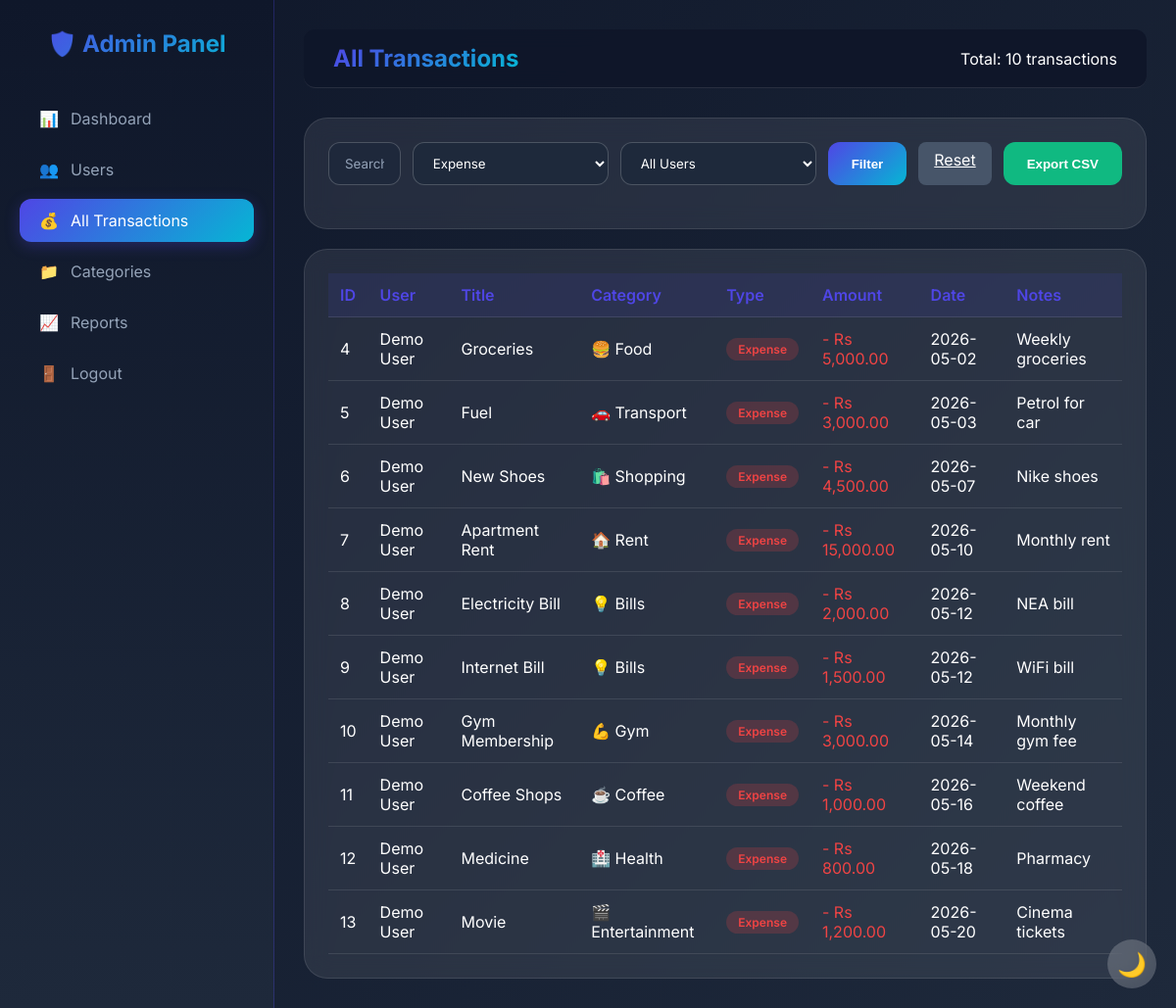
The page /admin/transactions.php?type=expense (signed in) on the database its author committed.
### tables this page shows
CREATE TABLE transactions (
    id INT PRIMARY KEY AUTO_INCREMENT,
    user_id INT NOT NULL,
    category_id INT NOT NULL,
    title VARCHAR(100) NOT NULL,
    amount DECIMAL(12,2) NOT NULL,
    type ENUM('income', 'expense') NOT NULL,
    notes TEXT,
    transaction_date DATE NOT NULL,
    is_recurring BOOLEAN DEFAULT FALSE,
    recurring_period VARCHAR(20),
    created_at TIMESTAMP DEFAULT CURRENT_TIMESTAMP,
    FOREIGN KEY (user_id) REFERENCES users(id) ON DELETE CASCADE,
    FOREIGN KEY (category_id) REFERENCES categories(id) ON DELETE CASCADE
);

CREATE TABLE users (
    id INT PRIMARY KEY AUTO_INCREMENT,
    fullname VARCHAR(100) NOT NULL,
    email VARCHAR(100) UNIQUE NOT NULL,
    password VARCHAR(255) NOT NULL,
    profile_image VARCHAR(255) DEFAULT 'default.png',
    currency VARCHAR(5) DEFAULT 'Rs',
    is_admin TINYINT DEFAULT 0,
    status ENUM('active', 'suspended') DEFAULT 'active',
    last_login DATETIME NULL,
    created_at TIMESTAMP DEFAULT CURRENT_TIMESTAMP
);

CREATE TABLE categories (
    id INT PRIMARY KEY AUTO_INCREMENT,
    user_id INT NULL,
    name VARCHAR(50) NOT NULL,
    icon VARCHAR(50) DEFAULT '📁',
    color VARCHAR(7) DEFAULT '#4f46e5',
    type ENUM('income', 'expense') DEFAULT 'expense',
    FOREIGN KEY (user_id) REFERENCES users(id) ON DELETE CASCADE
);

### admin/transactions.php (the view, shortened to what this page needs)
<?php
require_once __DIR__ . '/../db/config.php';
$type_filter = $_GET['type'] ?? '';
$search = $_GET['search'] ?? '';
$page = isset($_GET['page']) ? intval($_GET['page']) : 1;
$limit = 20;
$offset = ($page - 1) * $limit;
$where = "1=1";
if ($type_filter) {
    $where .= " AND t.type = '$type_filter'";
}
$total_result = mysqli_query($conn, "SELECT COUNT(*) as total FROM transactions t JOIN users u ON t.user_id = u.id WHERE $where");
$total_transactions = mysqli_fetch_assoc($total_result)['total'];
$transactions_query = "SELECT t.*, u.fullname as user_name, c.name as category_name, c.icon
    FROM transactions t
    JOIN users u ON t.user_id = u.id
    JOIN categories c ON t.category_id = c.id
    WHERE $where
    ORDER BY t.created_at DESC
    LIMIT $offset, $limit";
$transactions = mysqli_query($conn, $transactions_query);
?>
<!DOCTYPE html>
<html lang="en">
<head>
    <link rel="stylesheet" href="../css/style.css">
    <link rel="stylesheet" href="../css/admin.css">
</head>
<body>
    <div class="sidebar admin-sidebar">
        <div class="logo">🛡️ Admin Panel</div>
        <nav>
            <a href="index.php" class="nav-item"><span>📊</span> Dashboard</a>
            <a href="users.php" class="nav-item"><span>👥</span> Users</a>
            <a href="transactions.php" class="nav-item active"><span>💰</span> All Transactions</a>
            <a href="categories.php" class="nav-item"><span>📁</span> Categories</a>
            <a href="reports.php" class="nav-item"><span>📈</span> Reports</a>
            <a href="logout.php" class="nav-item"><span>🚪</span> Logout</a>
        </nav>
    </div>
    <div class="main-content">
        <div class="admin-header">
            <h1>All Transactions</h1>
            <div>Total: <?php echo $total_transactions; ?> transactions</div>
        </div>
        <div class="glass-card" style="margin: 20px 0;">
            <form method="GET" class="filter-bar">
                <input type="text" name="search" placeholder="Search by title or user..." value="<?php echo htmlspecialchars($search); ?>" style="flex: 1;">
                <select name="type">
                    <option value="expense" <?php echo $type_filter == 'expense' ? 'selected' : ''; ?>>Expense</option>
                </select>
                <select name="user">
                    <option value="">All Users</option>
                </select>
                <button type="submit" class="btn-primary">Filter</button>
                <a href="transactions.php" class="btn-secondary">Reset</a>
                <button type="button" class="btn-primary" onclick="exportAdminReport('transactions')" style="background: #10b981;">Export CSV</button>
            </form>
        </div>
        <div class="glass-card">
            <div class="table-container">
                <table class="admin-table">
                    <thead>
                        <tr>
                            <th>ID</th>
                            <th>User</th>
                            <th>Title</th>
                            <th>Category</th>
                            <th>Type</th>
                            <th>Amount</th>
                            <th>Date</th>
                            <th>Notes</th>
                        </tr>
                    </thead>
                    <tbody>
                        <?php while ($trans = mysqli_fetch_assoc($transactions)): ?>
                        <tr>
                            <td><?php echo $trans['id']; ?></td>
                            <td><?php echo htmlspecialchars($trans['user_name']); ?></td>
                            <td><?php echo htmlspecialchars($trans['title']); ?></td>
                            <td><?php echo $trans['icon'] . ' ' . htmlspecialchars($trans['category_name']); ?></td>
                            <td>
                                <span class="badge <?php echo $trans['type'] == 'income' ? 'badge-success' : 'badge-danger'; ?>">
                                    <?php echo ucfirst($trans['type']); ?>
                                </span>
                            </td>
                            <td class="<?php echo $trans['type'] == 'income' ? 'text-success' : 'text-danger'; ?>">
                                <?php echo $trans['type'] == 'income' ? '+' : '-'; ?> Rs <?php echo number_format($trans['amount'], 2); ?>
                            </td>
                            <td><?php echo $trans['transaction_date']; ?></td>
                            <td><?php echo htmlspecialchars(substr($trans['notes'] ?? '', 0, 50)); ?></td>
                        </tr>
                        <?php endwhile; ?>
                    </tbody>
                </table>
            </div>
        </div>
    </div>
    <div class="dark-mode-toggle" id="darkModeToggle">🌙</div>
</body>
</html>

### css/style.css (style rules this page uses)
* { margin: 0; padding: 0; box-sizing: border-box; }
body { font-family: 'Inter', sans-serif; background: linear-gradient(135deg, #0f172a 0%, #1e293b 100%); color: #fff; min-height: 100vh; }
.glass-card { background: rgba(255, 255, 255, 0.08); backdrop-filter: blur(12px); border-radius: 24px; border: 1px solid rgba(255, 255, 255, 0.1); padding: 24px; transition: all 0.3s ease; }
.sidebar { position: fixed; left: 0; top: 0; width: 280px; height: 100%; background: rgba(15, 23, 42, 0.95); backdrop-filter: blur(10px); border-right: 1px solid rgba(255, 255, 255, 0.1); padding: 30px 20px; transition: all 0.3s ease; z-index: 1000; }
.logo { font-size: 24px; font-weight: 700; background: linear-gradient(135deg, #4f46e5, #06b6d4); -webkit-background-clip: text; -webkit-text-fill-color: transparent; margin-bottom: 40px; text-align: center; }
.nav-item { display: flex; align-items: center; padding: 12px 20px; margin: 8px 0; border-radius: 12px; color: #94a3b8; text-decoration: none; transition: all 0.3s ease; gap: 12px; }
.nav-item.active { background: linear-gradient(135deg, #4f46e5, #06b6d4); color: #fff; box-shadow: 0 4px 15px rgba(79, 70, 229, 0.3); }
.main-content { margin-left: 280px; padding: 30px; }
.btn-primary { background: linear-gradient(135deg, #4f46e5, #06b6d4); border: none; padding: 12px 24px; border-radius: 12px; color: white; font-weight: 600; cursor: pointer; transition: all 0.3s ease; }
.btn-secondary { background: #475569; border: none; padding: 8px 16px; border-radius: 8px; color: white; cursor: pointer; }
input, select, textarea { background: rgba(255, 255, 255, 0.1); border: 1px solid rgba(255, 255, 255, 0.2); padding: 12px 16px; border-radius: 12px; color: white; width: 100%; transition: all 0.3s ease; font-family: inherit; }
.table-container { overflow-x: auto; }
table { width: 100%; border-collapse: collapse; }
th, td { padding: 12px; text-align: left; border-bottom: 1px solid rgba(255, 255, 255, 0.1); }
th { color: #4f46e5; font-weight: 600; }
.badge { padding: 4px 12px; border-radius: 20px; font-size: 12px; font-weight: 600; display: inline-block; }
.badge-danger { background: rgba(239, 68, 68, 0.2); color: #ef4444; }
.dark-mode-toggle { position: fixed; bottom: 20px; right: 20px; background: rgba(255, 255, 255, 0.2); backdrop-filter: blur(10px); width: 50px; height: 50px; border-radius: 50%; display: flex; align-items: center; justify-content: center; cursor: pointer; z-index: 1000; transition: all 0.3s ease; font-size: 24px; }
.text-danger { color: #ef4444; }
select, input, textarea { background: rgba(30, 41, 59, 0.9); border: 1px solid rgba(255, 255, 255, 0.2); padding: 12px 16px; border-radius: 12px; color: #ffffff !important; width: 100%; transition: all 0.3s ease; font-family: inherit; }
select option { background: #1e293b; color: #ffffff; padding: 10px; }
input, select, textarea, .form-control { color: #ffffff !important; }
::placeholder { color: #94a3b8 !important; }
select, select *, .form-select, .filter-select, #filterType, #filterCategory, #filterMonth, .budget-select { color: #ffffff !important; background-color: #1e293b !important; }
select option, .form-select option { color: #ffffff !important; background-color: #0f172a !important; }

### css/admin.css (style rules this page uses)
.admin-sidebar { background: linear-gradient(180deg, #0f172a 0%, #1e293b 100%); border-right: 1px solid rgba(79, 70, 229, 0.3); }
.admin-header { background: rgba(15, 23, 42, 0.95); backdrop-filter: blur(10px); padding: 15px 30px; display: flex; justify-content: space-between; align-items: center; border-bottom: 1px solid rgba(255, 255, 255, 0.1); margin-bottom: 30px; border-radius: 12px; }
.admin-header h1 { font-size: 24px; background: linear-gradient(135deg, #4f46e5, #06b6d4); -webkit-background-clip: text; -webkit-text-fill-color: transparent; }
.admin-table { width: 100%; border-collapse: collapse; }
.admin-table th, .admin-table td { padding: 12px; text-align: left; border-bottom: 1px solid rgba(255, 255, 255, 0.1); }
.admin-table th { color: #4f46e5; font-weight: 600; background: rgba(79, 70, 229, 0.1); }
.filter-bar { display: flex; gap: 12px; flex-wrap: wrap; margin-bottom: 20px; }
.filter-bar select, .filter-bar input { max-width: 200px; }

### rows shown on the page
transactions: id "4", user.fullname "Demo User", title "Groceries", category.icon "🍔", category.name "Food", type "Expense", amount "5,000.00", transaction_date "2026-05-02", notes "Weekly groceries"
transactions: id "5", user.fullname "Demo User", title "Fuel", category.icon "🚗", category.name "Transport", type "Expense", amount "3,000.00", transaction_date "2026-05-03", notes "Petrol for car"
transactions: id "6", user.fullname "Demo User", title "New Shoes", category.icon "🛍️", category.name "Shopping", type "Expense", amount "4,500.00", transaction_date "2026-05-07", notes "Nike shoes"
transactions: id "7", user.fullname "Demo User", title "Apartment Rent", category.icon "🏠", category.name "Rent", type "Expense", amount "15,000.00", transaction_date "2026-05-10", notes "Monthly rent"
transactions: id "8", user.fullname "Demo User", title "Electricity Bill", category.icon "💡", category.name "Bills", type "Expense", amount "2,000.00", transaction_date "2026-05-12", notes "NEA bill"
transactions: id "9", user.fullname "Demo User", title "Internet Bill", category.icon "💡", category.name "Bills", type "Expense", amount "1,500.00", transaction_date "2026-05-12", notes "WiFi bill"
transactions: id "10", user.fullname "Demo User", title "Gym Membership", category.icon "💪", category.name "Gym", type "Expense", amount "3,000.00", transaction_date "2026-05-14", notes "Monthly gym fee"
transactions: id "11", user.fullname "Demo User", title "Coffee Shops", category.icon "☕", category.name "Coffee", type "Expense", amount "1,000.00", transaction_date "2026-05-16", notes "Weekend coffee"
transactions: id "12", user.fullname "Demo User", title "Medicine", category.icon "🏥", category.name "Health", type "Expense", amount "800.00", transaction_date "2026-05-18", notes "Pharmacy"
transactions: id "13", user.fullname "Demo User", title "Movie", category.icon "🎬", category.name "Entertainment", type "Expense", amount "1,200.00", transaction_date "2026-05-20", notes "Cinema tickets"

### other values the page prints
$total_transactions "10"
